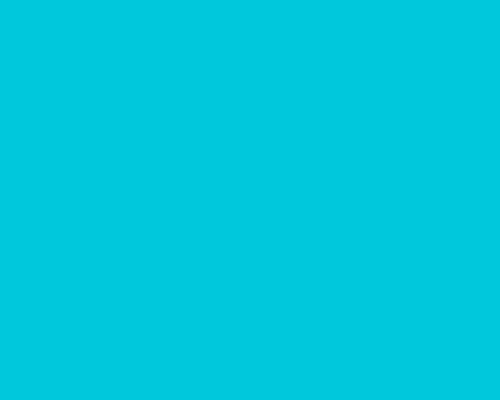
Frame 1 (no input)
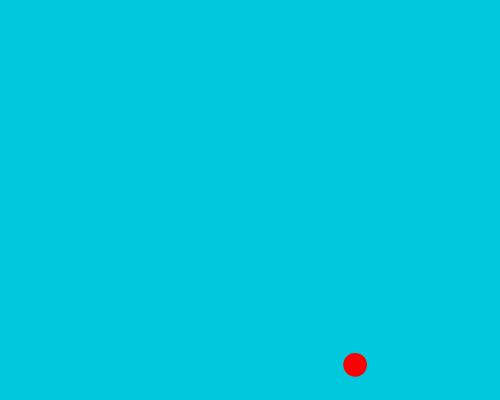
Frame 60 (no input)
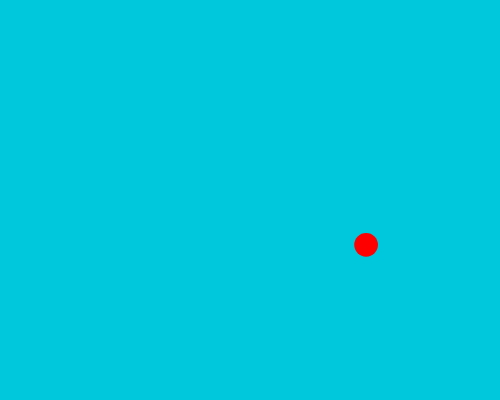
Frame 120 (the mouse pressed at the canvas centre since frame 60)

The p5.js sketch that drew these frames (run headless with seeded random() and noise() and a simulated clock; from frame 60 on, the mouse is pressed at the canvas centre):

// p5.js sketch
// ── sketch.js
let bubble1, bubble2;

function setup() {
  createCanvas(500, 400);
  bubble1 = new Bubble();
  bubble2 = new Bubble();
}

function draw() {
  background(0, 200, 220);
  bubble1.show();
  bubble2.show();
  bubble1.move();
  bubble2.move();
}

class Bubble{
  constructor(){
    this.x = random(width);
    this.y = random(height, height*2);
    this.d = random(5, 30);
  }

  show(){
    fill(255, 0, 0, 255);
    noStroke();
    circle(this.x, this.y, this.d);
  }

  move(){
    this.x += random(-2, 2);
    this.y -= 2;
    if (this.y < 0) {
      this.x = random(width);
      this.y = random(height, height * 2);
    }
  }
}
